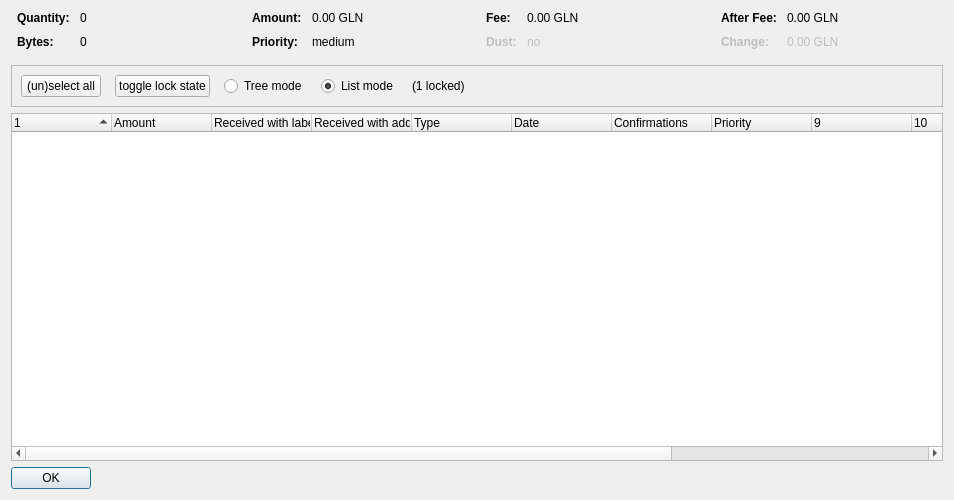
<?xml version="1.0" encoding="UTF-8"?>
<ui version="4.0">
 <class>CoinControlDialog</class>
 <widget class="QDialog" name="CoinControlDialog">
  <property name="geometry">
   <rect>
    <x>0</x>
    <y>0</y>
    <width>954</width>
    <height>500</height>
   </rect>
  </property>
  <property name="windowTitle">
   <string>Coin Selection</string>
  </property>
  <layout class="QVBoxLayout" name="verticalLayout">
   <item>
    <layout class="QHBoxLayout" name="horizontalLayoutTop" stretch="0,0,0,0">
     <property name="topMargin">
      <number>0</number>
     </property>
     <property name="bottomMargin">
      <number>10</number>
     </property>
     <item>
      <layout class="QFormLayout" name="formLayoutCoinControl1">
       <property name="horizontalSpacing">
        <number>10</number>
       </property>
       <property name="verticalSpacing">
        <number>10</number>
       </property>
       <property name="leftMargin">
        <number>6</number>
       </property>
       <property name="rightMargin">
        <number>6</number>
       </property>
       <item row="0" column="0">
        <widget class="QLabel" name="labelCoinControlQuantityText">
         <property name="font">
          <font>
           <weight>75</weight>
           <bold>true</bold>
          </font>
         </property>
         <property name="text">
          <string>Quantity:</string>
         </property>
        </widget>
       </item>
       <item row="0" column="1">
        <widget class="QLabel" name="labelCoinControlQuantity">
         <property name="cursor">
          <cursorShape>IBeamCursor</cursorShape>
         </property>
         <property name="contextMenuPolicy">
          <enum>Qt::ActionsContextMenu</enum>
         </property>
         <property name="text">
          <string notr="true">0</string>
         </property>
         <property name="textInteractionFlags">
          <set>Qt::LinksAccessibleByMouse|Qt::TextSelectableByKeyboard|Qt::TextSelectableByMouse</set>
         </property>
        </widget>
       </item>
       <item row="1" column="0">
        <widget class="QLabel" name="labelCoinControlBytesText">
         <property name="font">
          <font>
           <weight>75</weight>
           <bold>true</bold>
          </font>
         </property>
         <property name="text">
          <string>Bytes:</string>
         </property>
        </widget>
       </item>
       <item row="1" column="1">
        <widget class="QLabel" name="labelCoinControlBytes">
         <property name="cursor">
          <cursorShape>IBeamCursor</cursorShape>
         </property>
         <property name="contextMenuPolicy">
          <enum>Qt::ActionsContextMenu</enum>
         </property>
         <property name="text">
          <string notr="true">0</string>
         </property>
         <property name="textInteractionFlags">
          <set>Qt::LinksAccessibleByMouse|Qt::TextSelectableByKeyboard|Qt::TextSelectableByMouse</set>
         </property>
        </widget>
       </item>
      </layout>
     </item>
     <item>
      <layout class="QFormLayout" name="formLayoutCoinControl2">
       <property name="horizontalSpacing">
        <number>10</number>
       </property>
       <property name="verticalSpacing">
        <number>10</number>
       </property>
       <property name="leftMargin">
        <number>6</number>
       </property>
       <property name="rightMargin">
        <number>6</number>
       </property>
       <item row="0" column="0">
        <widget class="QLabel" name="labelCoinControlAmountText">
         <property name="font">
          <font>
           <weight>75</weight>
           <bold>true</bold>
          </font>
         </property>
         <property name="text">
          <string>Amount:</string>
         </property>
        </widget>
       </item>
       <item row="0" column="1">
        <widget class="QLabel" name="labelCoinControlAmount">
         <property name="cursor">
          <cursorShape>IBeamCursor</cursorShape>
         </property>
         <property name="contextMenuPolicy">
          <enum>Qt::ActionsContextMenu</enum>
         </property>
         <property name="text">
          <string notr="true">0.00 GLN</string>
         </property>
         <property name="textInteractionFlags">
          <set>Qt::LinksAccessibleByMouse|Qt::TextSelectableByKeyboard|Qt::TextSelectableByMouse</set>
         </property>
        </widget>
       </item>
       <item row="1" column="0">
        <widget class="QLabel" name="labelCoinControlPriorityText">
         <property name="font">
          <font>
           <weight>75</weight>
           <bold>true</bold>
          </font>
         </property>
         <property name="text">
          <string>Priority:</string>
         </property>
        </widget>
       </item>
       <item row="1" column="1">
        <widget class="QLabel" name="labelCoinControlPriority">
         <property name="cursor">
          <cursorShape>IBeamCursor</cursorShape>
         </property>
         <property name="contextMenuPolicy">
          <enum>Qt::ActionsContextMenu</enum>
         </property>
         <property name="text">
          <string>medium</string>
         </property>
         <property name="textInteractionFlags">
          <set>Qt::LinksAccessibleByMouse|Qt::TextSelectableByKeyboard|Qt::TextSelectableByMouse</set>
         </property>
        </widget>
       </item>
      </layout>
     </item>
     <item>
      <layout class="QFormLayout" name="formLayoutCoinControl3">
       <property name="horizontalSpacing">
        <number>10</number>
       </property>
       <property name="verticalSpacing">
        <number>10</number>
       </property>
       <property name="leftMargin">
        <number>6</number>
       </property>
       <property name="rightMargin">
        <number>6</number>
       </property>
       <item row="0" column="0">
        <widget class="QLabel" name="labelCoinControlFeeText">
         <property name="font">
          <font>
           <weight>75</weight>
           <bold>true</bold>
          </font>
         </property>
         <property name="text">
          <string>Fee:</string>
         </property>
        </widget>
       </item>
       <item row="0" column="1">
        <widget class="QLabel" name="labelCoinControlFee">
         <property name="cursor">
          <cursorShape>IBeamCursor</cursorShape>
         </property>
         <property name="contextMenuPolicy">
          <enum>Qt::ActionsContextMenu</enum>
         </property>
         <property name="text">
          <string notr="true">0.00 GLN</string>
         </property>
         <property name="textInteractionFlags">
          <set>Qt::LinksAccessibleByMouse|Qt::TextSelectableByKeyboard|Qt::TextSelectableByMouse</set>
         </property>
        </widget>
       </item>
       <item row="1" column="0">
        <widget class="QLabel" name="labelCoinControlLowOutputText">
         <property name="enabled">
          <bool>false</bool>
         </property>
         <property name="font">
          <font>
           <weight>75</weight>
           <bold>true</bold>
          </font>
         </property>
         <property name="text">
          <string>Dust:</string>
         </property>
        </widget>
       </item>
       <item row="1" column="1">
        <widget class="QLabel" name="labelCoinControlLowOutput">
         <property name="enabled">
          <bool>false</bool>
         </property>
         <property name="cursor">
          <cursorShape>IBeamCursor</cursorShape>
         </property>
         <property name="contextMenuPolicy">
          <enum>Qt::ActionsContextMenu</enum>
         </property>
         <property name="text">
          <string>no</string>
         </property>
         <property name="textInteractionFlags">
          <set>Qt::LinksAccessibleByMouse|Qt::TextSelectableByKeyboard|Qt::TextSelectableByMouse</set>
         </property>
        </widget>
       </item>
      </layout>
     </item>
     <item>
      <layout class="QFormLayout" name="formLayoutCoinControl4">
       <property name="horizontalSpacing">
        <number>10</number>
       </property>
       <property name="verticalSpacing">
        <number>10</number>
       </property>
       <property name="leftMargin">
        <number>6</number>
       </property>
       <property name="rightMargin">
        <number>6</number>
       </property>
       <item row="0" column="0">
        <widget class="QLabel" name="labelCoinControlAfterFeeText">
         <property name="font">
          <font>
           <weight>75</weight>
           <bold>true</bold>
          </font>
         </property>
         <property name="text">
          <string>After Fee:</string>
         </property>
        </widget>
       </item>
       <item row="0" column="1">
        <widget class="QLabel" name="labelCoinControlAfterFee">
         <property name="cursor">
          <cursorShape>IBeamCursor</cursorShape>
         </property>
         <property name="contextMenuPolicy">
          <enum>Qt::ActionsContextMenu</enum>
         </property>
         <property name="text">
          <string notr="true">0.00 GLN</string>
         </property>
         <property name="textInteractionFlags">
          <set>Qt::LinksAccessibleByMouse|Qt::TextSelectableByKeyboard|Qt::TextSelectableByMouse</set>
         </property>
        </widget>
       </item>
       <item row="1" column="0">
        <widget class="QLabel" name="labelCoinControlChangeText">
         <property name="enabled">
          <bool>false</bool>
         </property>
         <property name="font">
          <font>
           <weight>75</weight>
           <bold>true</bold>
          </font>
         </property>
         <property name="text">
          <string>Change:</string>
         </property>
        </widget>
       </item>
       <item row="1" column="1">
        <widget class="QLabel" name="labelCoinControlChange">
         <property name="enabled">
          <bool>false</bool>
         </property>
         <property name="cursor">
          <cursorShape>IBeamCursor</cursorShape>
         </property>
         <property name="contextMenuPolicy">
          <enum>Qt::ActionsContextMenu</enum>
         </property>
         <property name="text">
          <string notr="true">0.00 GLN</string>
         </property>
         <property name="textInteractionFlags">
          <set>Qt::LinksAccessibleByMouse|Qt::TextSelectableByKeyboard|Qt::TextSelectableByMouse</set>
         </property>
        </widget>
       </item>
      </layout>
     </item>
    </layout>
   </item>
   <item>
    <widget class="QFrame" name="frame">
     <property name="minimumSize">
      <size>
       <width>0</width>
       <height>40</height>
      </size>
     </property>
     <property name="frameShape">
      <enum>QFrame::StyledPanel</enum>
     </property>
     <property name="frameShadow">
      <enum>QFrame::Sunken</enum>
     </property>
     <layout class="QHBoxLayout" name="horizontalLayout">
      <item>
       <layout class="QHBoxLayout" name="horizontalLayoutPanel" stretch="0,0,0,0,0,0">
        <property name="spacing">
         <number>14</number>
        </property>
        <item>
         <widget class="QPushButton" name="pushButtonSelectAll">
          <property name="sizePolicy">
           <sizepolicy hsizetype="Maximum" vsizetype="Fixed">
            <horstretch>0</horstretch>
            <verstretch>0</verstretch>
           </sizepolicy>
          </property>
          <property name="text">
           <string>(un)select all</string>
          </property>
          <property name="autoDefault">
           <bool>false</bool>
          </property>
         </widget>
        </item>
        <item>
         <widget class="QPushButton" name="pushButtonToggleLock">
          <property name="sizePolicy">
           <sizepolicy hsizetype="Maximum" vsizetype="Fixed">
            <horstretch>0</horstretch>
            <verstretch>0</verstretch>
           </sizepolicy>
          </property>
          <property name="text">
           <string>toggle lock state</string>
          </property>
          <property name="autoDefault">
           <bool>false</bool>
          </property>
         </widget>
        </item>
        <item>
         <widget class="QRadioButton" name="radioTreeMode">
          <property name="sizePolicy">
           <sizepolicy hsizetype="Maximum" vsizetype="Fixed">
            <horstretch>0</horstretch>
            <verstretch>0</verstretch>
           </sizepolicy>
          </property>
          <property name="text">
           <string>Tree mode</string>
          </property>
         </widget>
        </item>
        <item>
         <widget class="QRadioButton" name="radioListMode">
          <property name="sizePolicy">
           <sizepolicy hsizetype="Maximum" vsizetype="Fixed">
            <horstretch>0</horstretch>
            <verstretch>0</verstretch>
           </sizepolicy>
          </property>
          <property name="text">
           <string>List mode</string>
          </property>
          <property name="checked">
           <bool>true</bool>
          </property>
         </widget>
        </item>
        <item>
         <widget class="QLabel" name="labelLocked">
          <property name="text">
           <string>(1 locked)</string>
          </property>
         </widget>
        </item>
        <item>
         <spacer name="horizontalSpacer">
          <property name="orientation">
           <enum>Qt::Horizontal</enum>
          </property>
          <property name="sizeHint" stdset="0">
           <size>
            <width>40</width>
            <height>20</height>
           </size>
          </property>
         </spacer>
        </item>
       </layout>
      </item>
     </layout>
    </widget>
   </item>
   <item>
    <widget class="CoinControlTreeWidget" name="treeWidget">
     <property name="contextMenuPolicy">
      <enum>Qt::CustomContextMenu</enum>
     </property>
     <property name="sortingEnabled">
      <bool>false</bool>
     </property>
     <property name="columnCount">
      <number>13</number>
     </property>
     <attribute name="headerShowSortIndicator" stdset="0">
      <bool>true</bool>
     </attribute>
     <attribute name="headerStretchLastSection">
      <bool>false</bool>
     </attribute>
     <column>
      <property name="text">
       <string/>
      </property>
     </column>
     <column>
      <property name="text">
       <string>Amount</string>
      </property>
     </column>
     <column>
      <property name="text">
       <string>Received with label</string>
      </property>
     </column>
     <column>
      <property name="text">
       <string>Received with address</string>
      </property>
     </column>
     <column>
      <property name="text">
	<string>Type</string>
      </property>
     </column>
     <column>
      <property name="text">	 
       <string>Date</string>
      </property>
     </column>
     <column>
      <property name="text">
       <string>Confirmations</string>
      </property>
      <property name="toolTip">
       <string>Confirmed</string>
      </property>
     </column>
     <column>
      <property name="text">
       <string>Priority</string>
      </property>
     </column>
     <column>
      <property name="text">
       <string/>
      </property>
     </column>
     <column>
      <property name="text">
       <string/>
      </property>
     </column>
     <column>
      <property name="text">
       <string/>
      </property>
     </column>
     <column>
      <property name="text">
       <string/>
      </property>
     </column>
     <column>
      <property name="text">
       <string/>
      </property>
     </column>
    </widget>
   </item>
   <item>
    <widget class="QDialogButtonBox" name="buttonBox">
     <property name="sizePolicy">
      <sizepolicy hsizetype="Maximum" vsizetype="Fixed">
       <horstretch>0</horstretch>
       <verstretch>0</verstretch>
      </sizepolicy>
     </property>
     <property name="orientation">
      <enum>Qt::Horizontal</enum>
     </property>
     <property name="standardButtons">
      <set>QDialogButtonBox::Ok</set>
     </property>
    </widget>
   </item>
  </layout>
 </widget>
 <customwidgets>
  <customwidget>
   <class>CoinControlTreeWidget</class>
   <extends>QTreeWidget</extends>
   <header>coincontroltreewidget.h</header>
  </customwidget>
 </customwidgets>
 <resources/>
 <connections/>
</ui>
